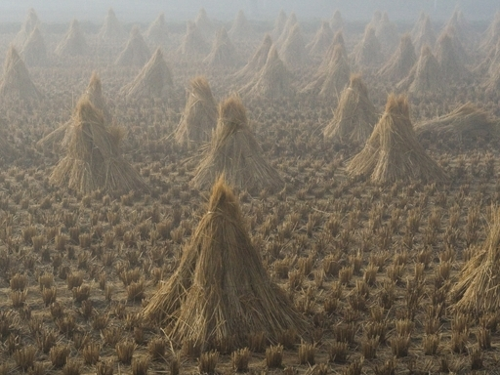
%> input picture 2.bmp, 500 x 375 px
$ octave main.m   (GNU Octave 9; MATLAB toolbox functions it lacks are replaced by stand-ins)
%> lines starting %> are read from the running program, lines starting %| are printed output that depends on the picture; in (x1, y1, x2, y2) boxes, pixels count from 0 and x2, y2 are one past the last pixel; in counts of white or black regions, pixels touching at a corner belong together; the program's own positions count from 1
### get_dark_channel.m
function dark_channel = get_dark_channel(image, win_size)
%> called with win_size = 25

[m, n, ~] = size(image);
%> m = 480; n = 640

pad_size = floor(win_size/2);

padded_image = padarray(image, [pad_size pad_size], Inf);
%> padded_image: size 504x664x3 double; 8.2% of the values are NaN or infinite; the others: min 0.0741, max 0.854, mean 0.438

dark_channel = zeros(m, n);

for j = 1 : m
    for i = 1 : n
        patch = padded_image(j : j + (win_size-1), i : i + (win_size-1), :);

        dark_channel(j,i) = min(patch(:));
     end
end
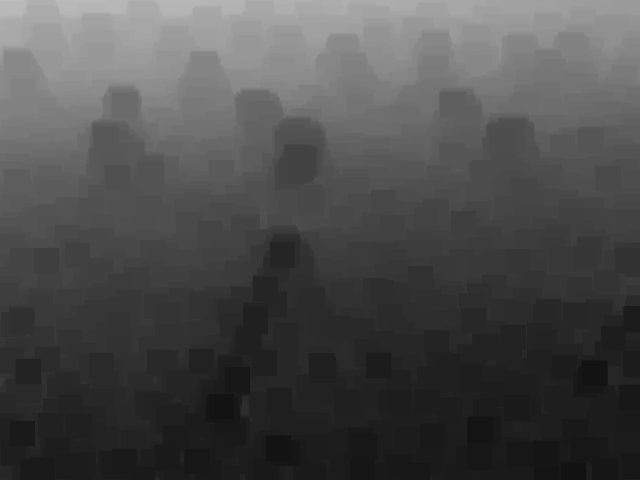
%> dark_channel: size 480x640 double; min 0.0741, max 0.744, mean 0.299

end

### get_atmosphere.m
function atmosphere = get_atmosphere(image, dark_channel)

[m, n, ~] = size(image);
n_pixels = m * n;
%> n_pixels = 307200

n_search_pixels = floor(n_pixels * 0.01);
%> n_search_pixels = 3072

dark_vec = reshape(dark_channel, n_pixels, 1);

image_vec = reshape(image, n_pixels, 3);

[~, indices] = sort(dark_vec, 'descend');

accumulator = zeros(1, 3);

for k = 1 : n_search_pixels
    accumulator = accumulator + image_vec(indices(k),:);
end
%> this loop made 3072 passes
%> accumulator on passes 1 to 3: [0.757 0.792 0.788], [1.51 1.58 1.57], [2.27 2.37 2.36]
%> after the loop, accumulator = [2265.9 2337.6 2359.7]

atmosphere = accumulator / n_search_pixels;
%> atmosphere = [0.738 0.761 0.768]

end

### get_A.m
function [ A ] = get_A( I )
    A = get_atmosphere(im2double(I), get_dark_channel(I, 25));
%> A = [0.738 0.761 0.768]
end

### EnergyMinimization.m
%% energy minimization dehazing
% I, input image
% A, atmospheric color, can be set, or detected based on the method of He

% J, haze removal result
% T, transmission map
% A, atmospheric color
% Cache, Intermediate data
function [ J, T, A, Cache ] = EnergyMinimization( I, A )

    Cache = cell(3,1);

    %% atmospheric color estimate
    fprintf('estimate atmospheric color...\n');
    if ~exist('A','var')
        A = get_A(I);
%> A = [0.738 0.761 0.768]
    end
    Iw = get_whiteI(I, A);Iw(Iw>1)=1;Iw(Iw<0)=0;

    %% solve initial T, alpha-exphansion
    fprintf('estimate initial transmission map...\n');
    label_num = 32;
    label = alphaExpansion( Iw, label_num );
    T_initial = 1-(label-1)/label_num;

    %% regularization
    fprintf('regularization...\n');
    T_reg = regularization(T_initial,Iw,0.02);

    %% brighter
    haze_factor = 1.1;
    gamma = 1;  % <-- reduce this, if you want the result be brighter
    T = (T_reg + (haze_factor-1) )/haze_factor;
    fprintf('dehazing...\n');

    J1 = dehaze(I,T,A);
    J = J1;
    J(J>0)=J(J>0).^gamma;

    %% Intermediate data save
    Cache{1} = T_initial;
    Cache{2} = T_reg;
    Cache{3} = J1;

end

### get_whiteI.m
function [ Iw ] = get_whiteI( I, A )
%> called with A = [0.738 0.761 0.768]

[~,~,c] = size(I);
%> c = 3
if c==3
    Iw(:,:,1) = I(:,:,1) ./ A(1);
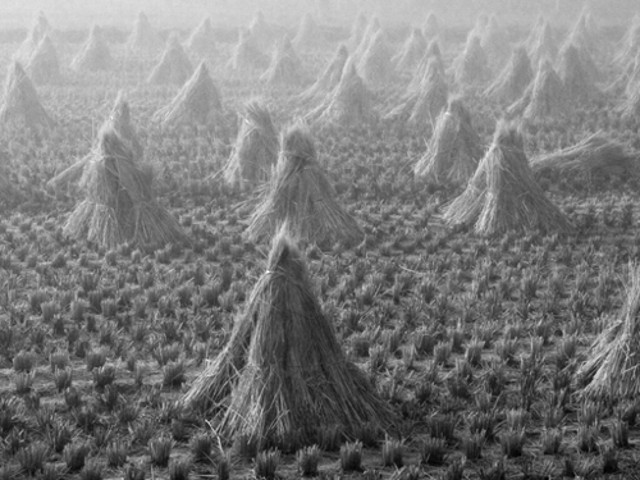
%> Iw: size 480x640 double; min 0.181, max 1.16, mean 0.653; drawn with min black and max white
    Iw(:,:,2) = I(:,:,2) ./ A(2);
    Iw(:,:,3) = I(:,:,3) ./ A(3);
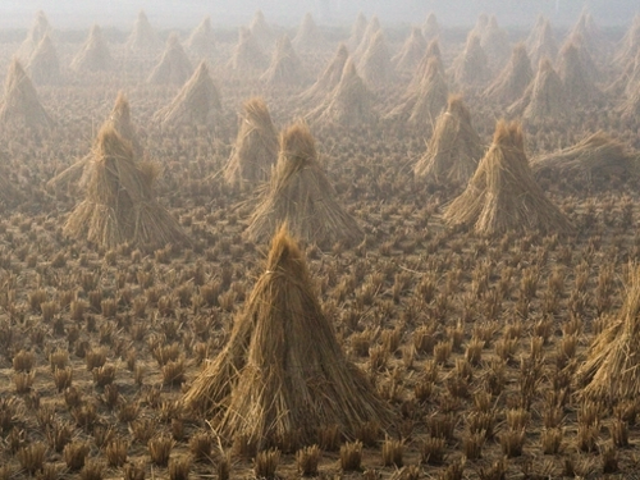
%> Iw: size 480x640x3 double; mean R, G, B 0.653, 0.584, 0.505; drawn with min black and max white
%> in EnergyMinimization, `Iw(Iw>1)=1`:
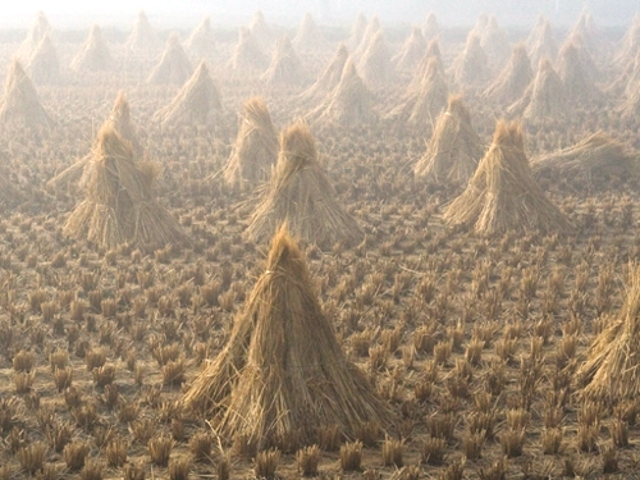
%> Iw: size 480x640x3 double; 1.19% of pixels changed, all inside (x1, y1, x2, y2) = (0, 0, 606, 376)
else
    Iw = I./A;
end

end

### alphaExpansion.m
function [ label ] = alphaExpansion( I, label_num )
%> called with label_num = 32

    %% prepare
    I = im2double(I);
    [m,n,~] = size(I);
%> m = 480; n = 640
    pixel_num = m*n;
%> pixel_num = 307200
    big_num = 100000;

    %% form data cost matrix
    B = get_scaleDown(get_dx(I,1),label_num);
    Matrix_DataCost = get_dataMatrix(B,label_num,strel('disk',25));
    %% form smooth cost matrix
    Matrix_SmoothCost = zeros([label_num,label_num]);
    for i = 1 : label_num - 1
        Matrix_SmoothCost = Matrix_SmoothCost + diag(repmat(i,[1,i]),label_num-i);
    end
    Matrix_SmoothCost = Matrix_SmoothCost + Matrix_SmoothCost';
    Matrix_SmoothCost = Matrix_SmoothCost + diag(repmat(label_num,[1,label_num]),0);
    Matrix_SmoothCost = label_num - Matrix_SmoothCost;

    %% form weight matrix
    Matrix_Neighbors = get_neighborsMatrix_Space(get_dx(I,1),big_num);
    %% alpha-expansion
    h = GCO_Create(pixel_num,label_num);
    GCO_SetDataCost(h,int32(100*big_num*Matrix_DataCost));
    GCO_SetSmoothCost(h,int32(Matrix_SmoothCost));
    GCO_SetNeighbors(h,round(100000*Matrix_Neighbors./max(max(Matrix_Neighbors))));
    t1=clock;
    GCO_Expansion(h);
    t2=clock;
    fprintf('Graph cut takes %0.2f seconds (set-up time is not included)\n',etime(t2,t1));
    label = GCO_GetLabeling(h);
    label = double(reshape(label,[m,n]));
%     [~, D, ~] =GCO_ComputeEnergy(h);
    GCO_Delete(h);

%     if D~=0
%          error('\n error occur! data term is violated!\n pls check the weight of data term and smoothness term');
%     end

end

### get_dx.m
%% a tool
% I, input image
% step, 1 - D is the minimal map of each channel.
%       2 - D is eroded.
%       3 - D is dark channel.
% r, mask radius
function [ D ] = Get_Dx( I, step, r )
%> called with step = 1
    %% prepare
    [m,n,c] = size(I);
%> c = 3
    if nargin <= 2
        r = ceil(0.05*min(m,n));
%> r = 24
    end
    if nargin <= 1
        step = 3;
    end

    %% step 1. channel min only
    if c == 1
        B = I;
    else
        B = min(I(:,:,1),I(:,:,2));
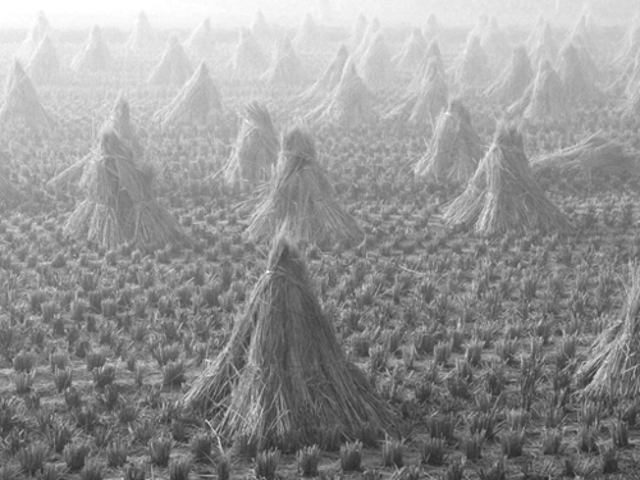
%> B: size 480x640 double; min 0.142, max 1, mean 0.583
        B = min(I(:,:,3),B);
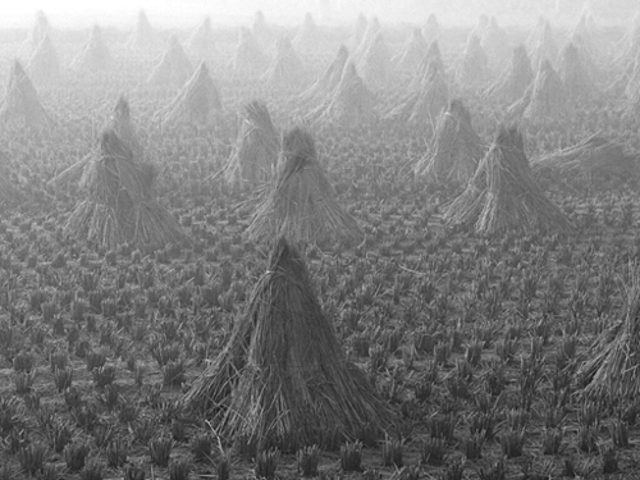
%> B: size 480x640 double; min 0.0964, max 1, mean 0.504
    end
    if step <= 1
        D = B;
        return;
    end

    %% step 2. erode
    se=strel('disk',r);
    D=imerode(B,se);
    if step <= 2
        return;
    end

    %% step 3. refine
    L = get_laplacian(I);
    U = speye(size(L));
    lambda = 0.0001;
    A = L + lambda * U;
    b = lambda * D(:);
    D_refine = A \ b;
    D_refine = reshape(D_refine, m, n);
    D = D_refine;
end

### get_scaleDown.m
%% map image I (0-1) to Id (1-num), or inverse
function Id = get_scaleDown( I, num, inverse )
%> called with num = 32
    if nargin<3
        inverse = 0;
    end
    if nargin<2
        num = 32;
    end
    I = im2double(I);
    if inverse == 0
        Id = round((num-1)*I)+1;
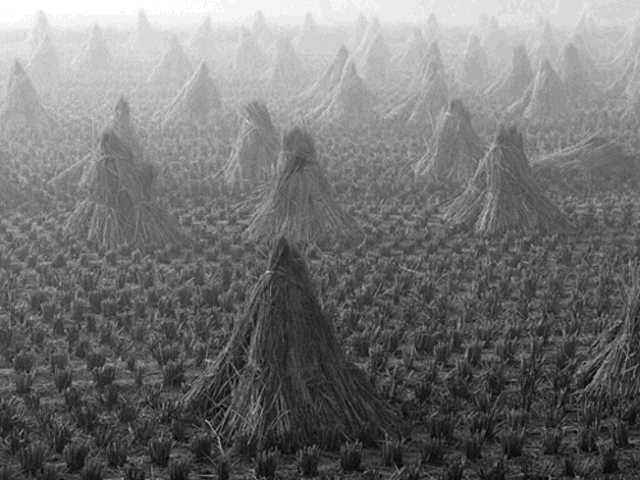
%> Id: size 480x640 double; min 4, max 32, mean 16.6; drawn with min black and max white
    else
        Id = (I-1)/(num-1);
    end
end

### functions - graphcut/get_dataMatrix.m
function dM = get_dataMatrix( B, labelNum, SE )
    if nargin < 3
        mask_r = ceil(0.05*min(size(B,1),size(B,2)));
        SE = strel('disk',mask_r);
    end
%> the run ends on the next line
    bias = getneighbors(SE);
    dM = 1 - cget_dataMatrix(B,labelNum,bias);
end

### main.m
clear
close all

%% file
path(path,strcat(pwd,'\Tools GCO\matlab'));
path(path,strcat(pwd,'\functions - graphcut'));
% <----- the pack of graph cut algorithm.
% <----- if you want to apply the package or our code, plz read "GCO_README.TXT"

%% input
imName = '2.bmp';        % <---- your image name
I = im2double(imread(imName));
I = imresize(I,[480 640]);I(I>1)=1;I(I<0)=0;
%% dehaze
[J, T, A, Cache] = EnergyMinimization(I); % <--- if you are trying to check

$ run again, with 1.bmp copied over 2.bmp
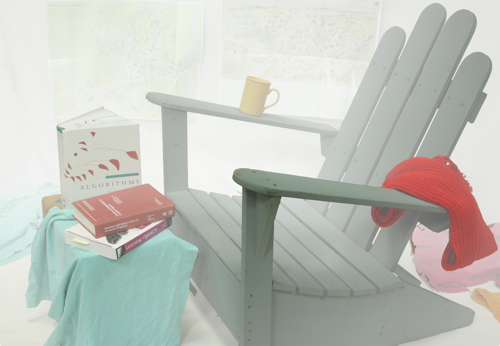
%> input picture 1.bmp, 500 x 346 px
%> padded_image: size 504x664x3 double; 8.2% of the values are NaN or infinite; the others: min 0.177, max 1, mean 0.757
%> after the loop in get_dark_channel, `for j = 1 : m`:
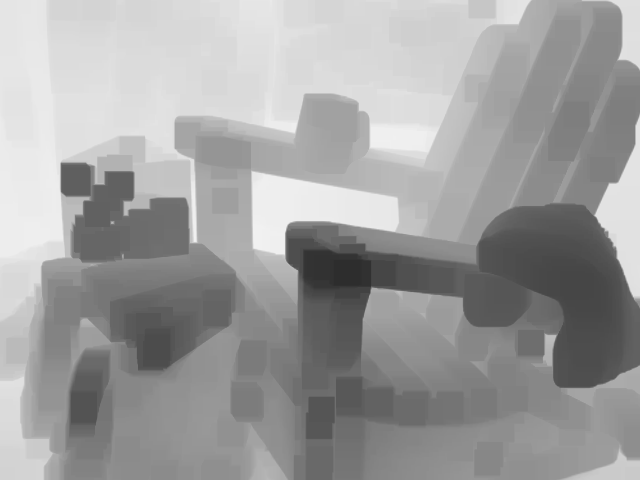
%> dark_channel: size 480x640 double; min 0.177, max 0.95, mean 0.626
%> the loop in get_atmosphere, `for k = 1 : n_search_pixels` made 3072 passes
%> accumulator on passes 1 to 3: [0.969 0.971 0.961], [1.93 1.94 1.92], [2.9 2.92 2.88]
%> after the loop in get_atmosphere, `for k = 1 : n_search_pixels`: accumulator = [2930.9 2947.9 2914.9]
%> atmosphere = [0.954 0.96 0.949]
%> in get_scaleDown, `Id = round((num-1)*I)+1;`:
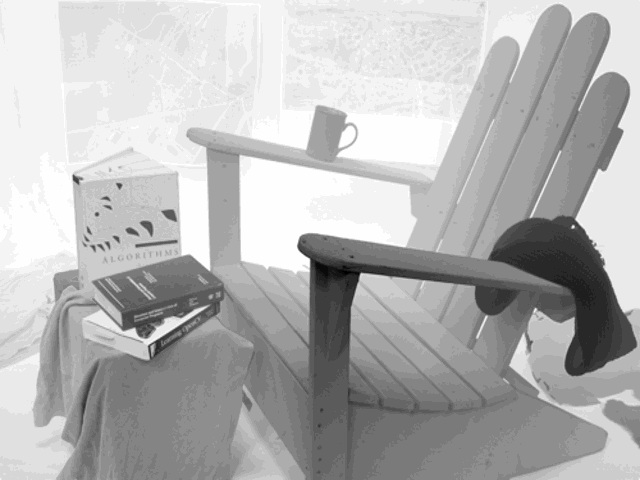
%> Id: size 480x640 double; min 7, max 32, mean 24.8; drawn with min black and max white

$ run again, with 3.bmp copied over 2.bmp
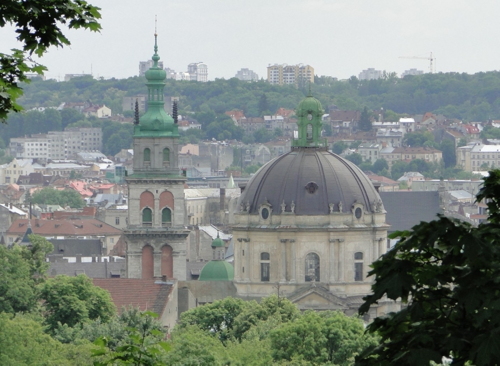
%> input picture 3.bmp, 500 x 366 px
%> padded_image: size 504x664x3 double; 8.2% of the values are NaN or infinite; the others: min 0, max 1, mean 0.529
%> after the loop in get_dark_channel, `for j = 1 : m`:
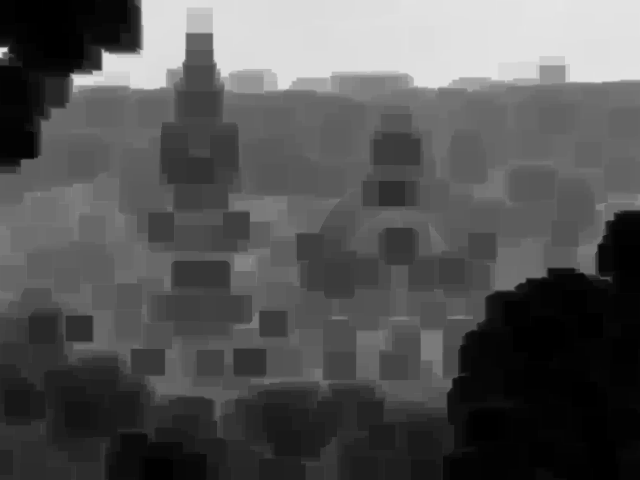
%> dark_channel: size 480x640 double; min 0, max 0.903, mean 0.337
%> the loop in get_atmosphere, `for k = 1 : n_search_pixels` made 3072 passes
%> accumulator on passes 1 to 3: [0.914 0.922 0.918], [1.83 1.84 1.84], [2.74 2.77 2.75]
%> after the loop in get_atmosphere, `for k = 1 : n_search_pixels`: accumulator = [2778.2 2815.2 2804.6]
%> atmosphere = [0.904 0.916 0.913]
%> in Get_Dx, `B = min(I(:,:,3),B);`:
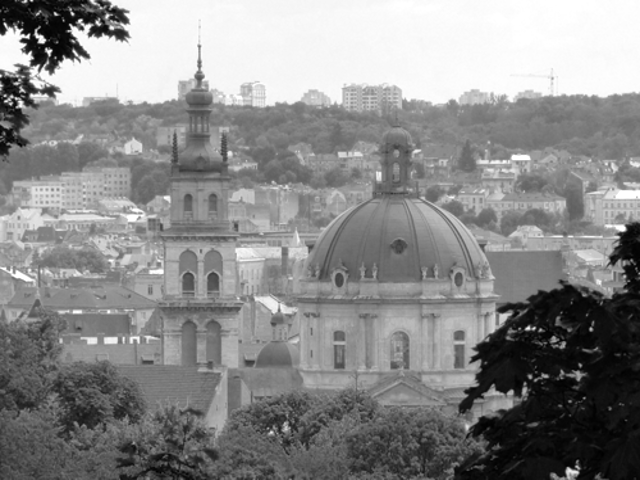
%> B: size 480x640 double; min 0, max 1, mean 0.545
